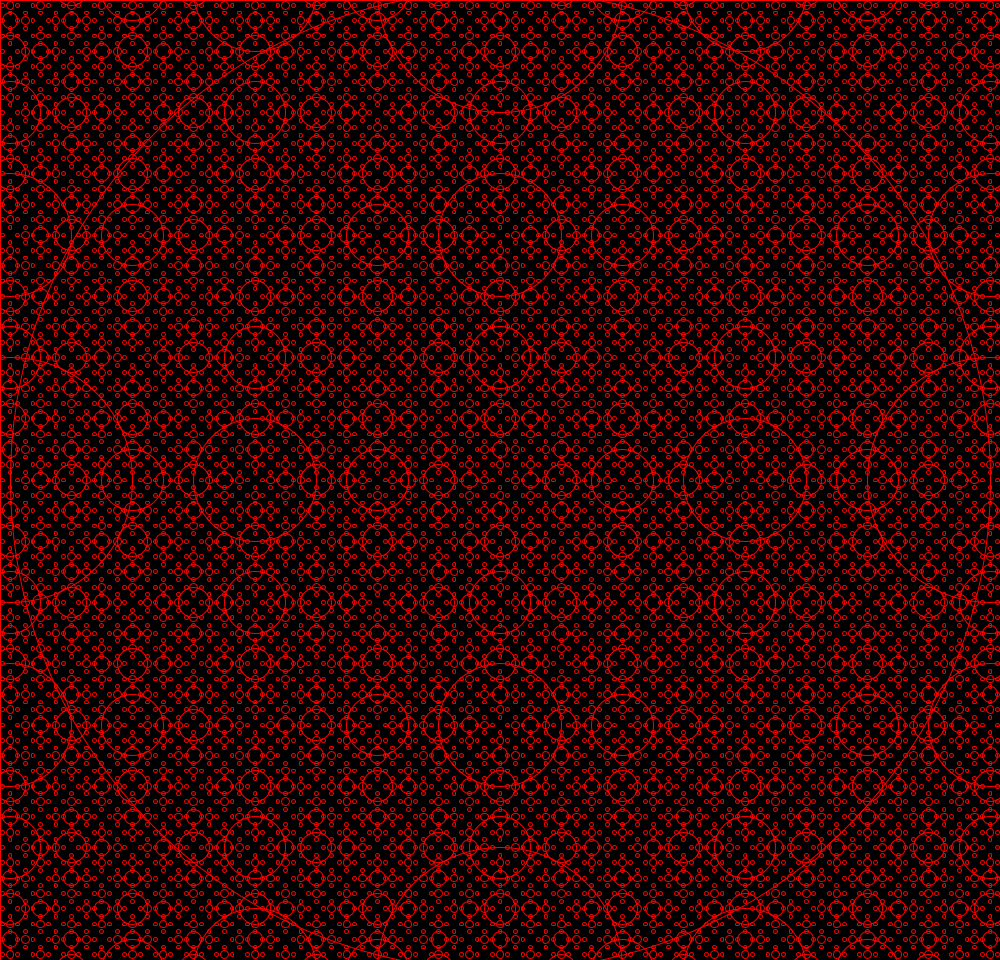
Frame 1 (no input)
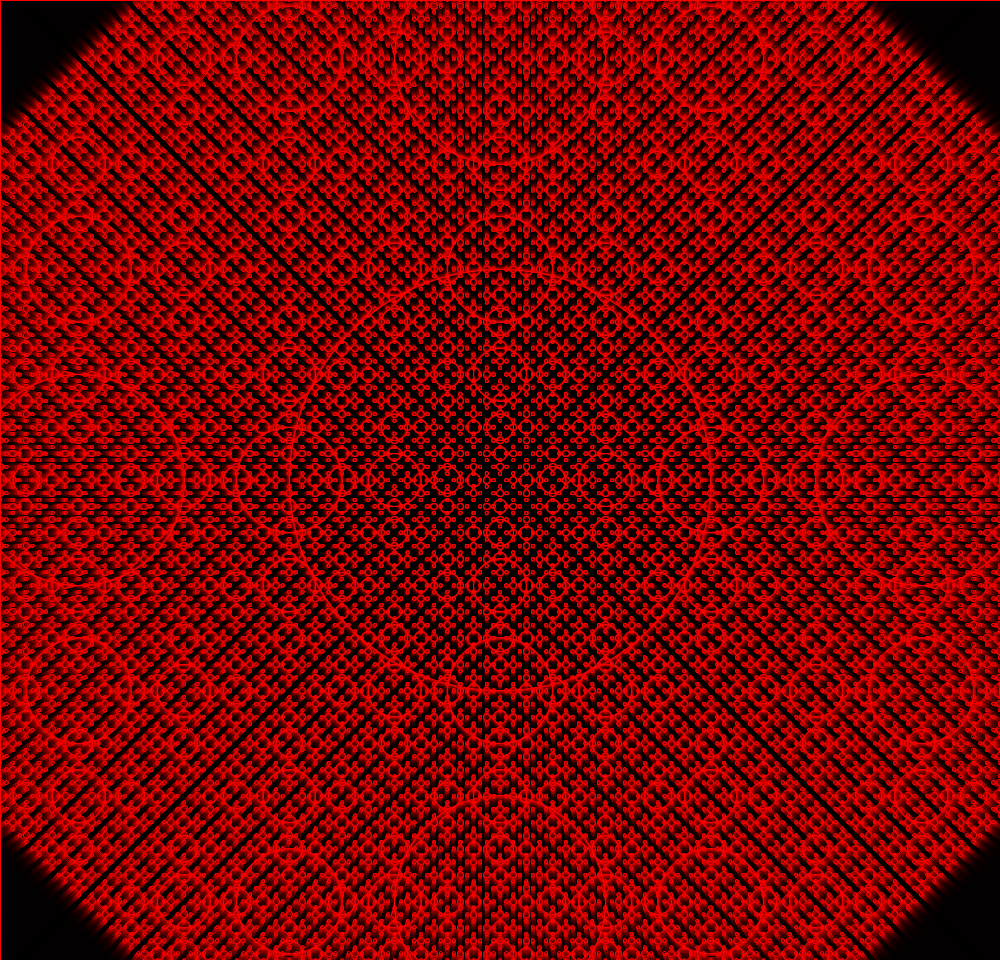
Frame 60 (the mouse pressed at the canvas centre just before this capture)
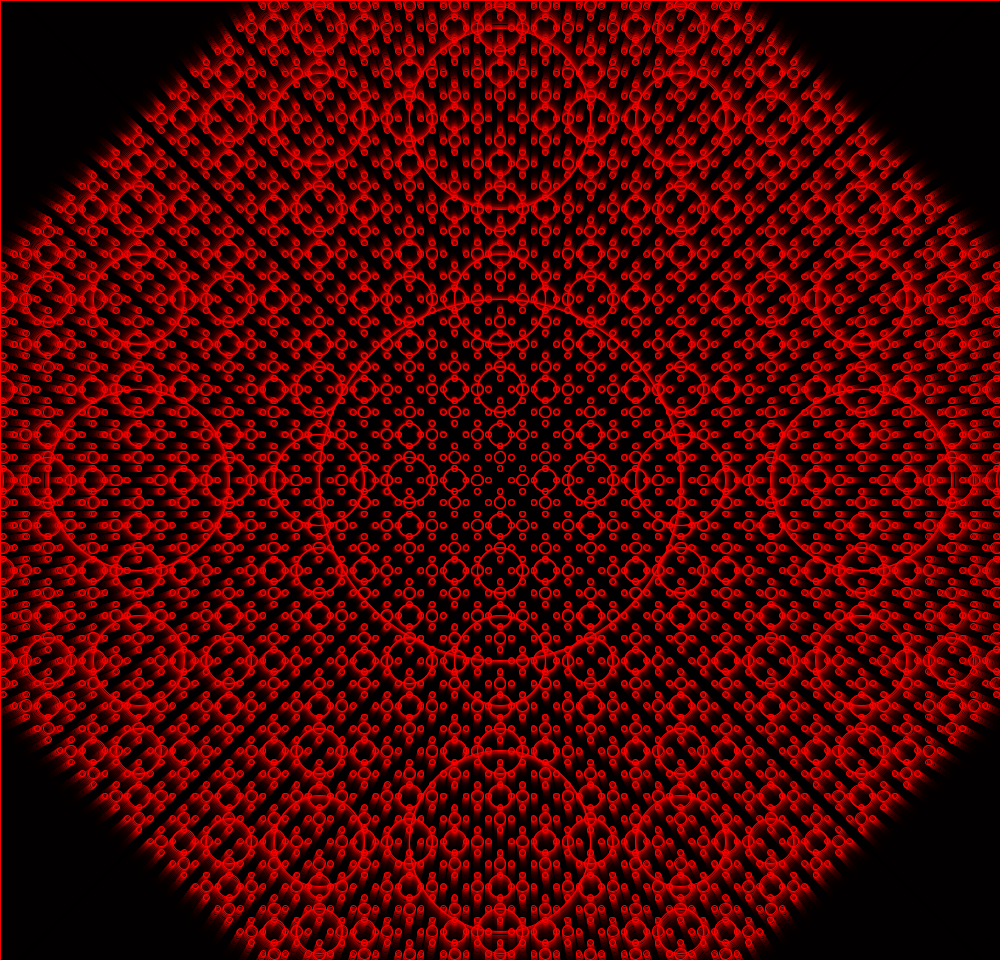
Frame 120 (the mouse held since frame 60 and released just before this capture)

The Processing sketch that drew these frames (run headless with seeded random() and noise(); from frame 60 on, the mouse is pressed at the canvas centre):

// Processing sketch: recursion_2
// ── recursion_2.pde
float x, y;
int direction = 1;
float vx = 0.7;
void setup() {
  size(1000, 960);
  //noLoop();
  stroke(255, 0, 0);
  background(0);
  x = width/2;
  y = height/2;
}

void draw() {
  fill(0, 50);
  rect(0, 0, width, height);
  if( x > 600 || x < 400) {
    direction = -direction;
    //vx = -vx;
  }  
  drawCircle(width/2, height/2, x+y);
  x = x*vx*direction;
  y--;
}  

void drawCircle(float x, float y, float dia) {
  noFill();
  ellipse(x, y, dia, dia);
  
  if (dia > 6) {
    drawCircle(x + dia, y, dia*0.5);
    drawCircle(x - dia, y, dia*0.5);
    drawCircle(x, y + dia, dia*0.5);
    drawCircle(x, y - dia, dia*0.5);
  }  
}  
